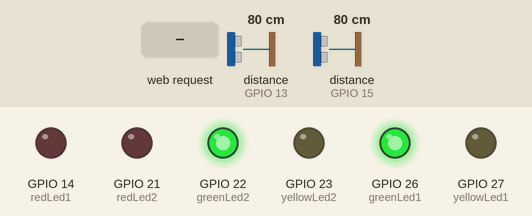
Simulated run of this sketch. Board: ESP32. Parts: output pins drawn as LEDs (lit = HIGH). Wiring (inferred from the names in the program): 2 × ultrasonic range finder: trigger GPIO 4, echo GPIO 15 / trigger GPIO 12, echo GPIO 13. The test bench sets the inputs (shaded band); at power-on: distance to the obstacle (sensors on GPIO 13, GPIO 15) 80 cm. The echo pulse lasts 58.3 µs per cm; WiFi joins after 1.5 s; servers stay silent unless stated; pins used as bus, display or sensor lines are not drawn; what the sketch prints to the serial monitor is not drawn.

Above: at 2.7 s.
2.8 s: HTTP request GET /slot1/on received
At 4.0 s:
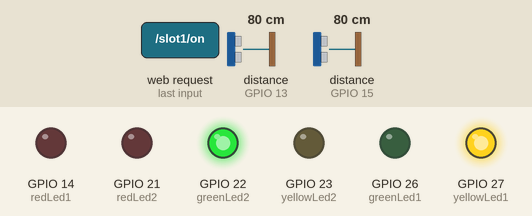
4.5 s: distance to the obstacle (sensor on GPIO 13) set to 7 cm
6.0 s: distance to the obstacle (sensor on GPIO 13) set to 4 cm
At 6.8 s:
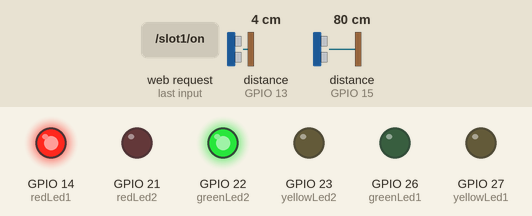
7.6 s: distance to the obstacle (sensor on GPIO 15) set to 7 cm
9.1 s: distance to the obstacle (sensor on GPIO 15) set to 4 cm
At 10.3 s:
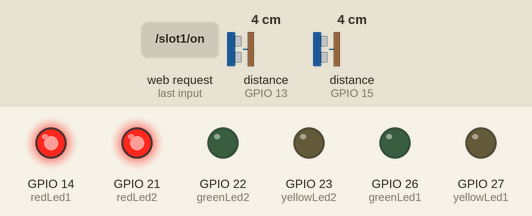
10.6 s: distance to the obstacle (sensor on GPIO 13) set to 9 cm
At 11.8 s:
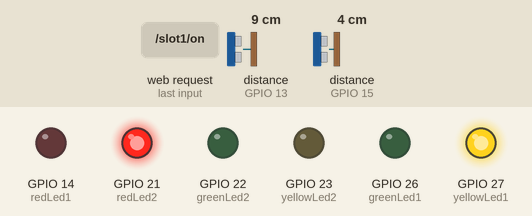
Timing chart, 0 to 13.1 s (numbered marks = the images above; inputs shaded):
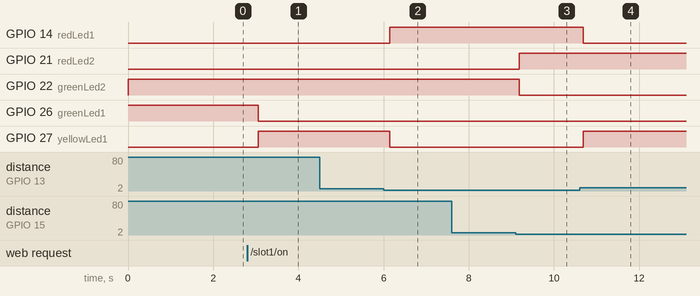

The sketch:

moulya.ino
```cpp
#include <WiFi.h>
#include <WebServer.h>

// Wi-Fi credentials
const char* ssid = "Spark";
const char* password = "123456789";

WebServer server(80);

// Pins for both slots
const int trigPin1 = 12, echoPin1 = 13, redLed1 = 14, yellowLed1 = 27, greenLed1 = 26;
const int trigPin2 = 4, echoPin2 = 15, redLed2 = 21, yellowLed2 = 23, greenLed2 = 22;

// Reservation state
unsigned long slot1End = 0, slot2End = 0;
bool slot1Reserved = false, slot2Reserved = false;

// Distance function
float readDistanceCM(int trig, int echo) {
  digitalWrite(trig, LOW);
  delayMicroseconds(2);
  digitalWrite(trig, HIGH);
  delayMicroseconds(10);
  digitalWrite(trig, LOW);
  long duration = pulseIn(echo, HIGH, 30000);
  float distance = duration * 0.034 / 2;
  if (distance == 0 || distance > 400) distance = 400;
  return distance;
}

void setup() {
  Serial.begin(115200);

  pinMode(trigPin1, OUTPUT); pinMode(echoPin1, INPUT);
  pinMode(trigPin2, OUTPUT); pinMode(echoPin2, INPUT);

  pinMode(redLed1, OUTPUT); pinMode(yellowLed1, OUTPUT); pinMode(greenLed1, OUTPUT);
  pinMode(redLed2, OUTPUT); pinMode(yellowLed2, OUTPUT); pinMode(greenLed2, OUTPUT);

  digitalWrite(greenLed1, HIGH);
  digitalWrite(greenLed2, HIGH);

  Serial.println("Connecting to Wi-Fi...");
  WiFi.begin(ssid, password);
  while (WiFi.status() != WL_CONNECTED) {
    delay(500);
    Serial.print(".");
  }
  Serial.println("\nConnected to Wi-Fi!");
  Serial.print("IP Address: ");
  Serial.println(WiFi.localIP());

  // Slot 1 reservation endpoint
  server.on("/slot1/on", []() {
    int duration = server.arg("duration").toInt();
    if (duration <= 0) duration = 5; // default 5 mins

    slot1Reserved = true;
    slot1End = millis() + (unsigned long)duration * 60000UL;

    digitalWrite(yellowLed1, HIGH);
    digitalWrite(redLed1, LOW);
    digitalWrite(greenLed1, LOW);

    Serial.println("Slot 1 reserved for " + String(duration) + " minutes.");
    server.send(200, "text/plain", "Slot 1 reserved for " + String(duration) + " minutes.");
  });

  // Slot 2 reservation endpoint
  server.on("/slot2/on", []() {
    int duration = server.arg("duration").toInt();
    if (duration <= 0) duration = 5;

    slot2Reserved = true;
    slot2End = millis() + (unsigned long)duration * 60000UL;

    digitalWrite(yellowLed2, HIGH);
    digitalWrite(redLed2, LOW);
    digitalWrite(greenLed2, LOW);

    Serial.println("Slot 2 reserved for " + String(duration) + " minutes.");
    server.send(200, "text/plain", "Slot 2 reserved for " + String(duration) + " minutes.");
  });


server.on("/status", []() {
  // Read LED states directly
  bool red1 = digitalRead(redLed1);
  bool yellow1 = digitalRead(yellowLed1);
  bool green1 = digitalRead(greenLed1);

  bool red2 = digitalRead(redLed2);
  bool yellow2 = digitalRead(yellowLed2);
  bool green2 = digitalRead(greenLed2);

  String slot1Status, slot2Status;

  // Determine slot1 status
  if (red1) slot1Status = "occupied";
  else if (yellow1) slot1Status = "reserved";
  else if (green1) slot1Status = "empty";
  else slot1Status = "disconnected";

  // Determine slot2 status
  if (red2) slot2Status = "occupied";
  else if (yellow2) slot2Status = "reserved";
  else if (green2) slot2Status = "empty";
  else slot2Status = "disconnected";

  String json = "{";
  json += "\"slot1\":\"" + slot1Status + "\",";
  json += "\"slot2\":\"" + slot2Status + "\"";
  json += "}";

  server.send(200, "application/json", json);
});


  server.begin();
  Serial.println("Web Server started!");
}

void loop() {
  server.handleClient();
  unsigned long now = millis();

  // Read distances
  float d1 = readDistanceCM(trigPin1, echoPin1);
  float d2 = readDistanceCM(trigPin2, echoPin2);

  bool car1 = d1 < 5;
  bool car2 = d2 < 5;

  // SLOT 1 logic
  if (slot1Reserved) {
    if (now >= slot1End) {
      slot1Reserved = false;
      digitalWrite(yellowLed1, LOW);
      digitalWrite(redLed1, LOW);
      digitalWrite(greenLed1, HIGH);
    } else {
      if (car1) {
        digitalWrite(redLed1, HIGH);
        digitalWrite(yellowLed1, LOW);
      } else {
        digitalWrite(redLed1, LOW);
        digitalWrite(yellowLed1, HIGH);
      }
      digitalWrite(greenLed1, LOW);
    }
  } else {
    if (car1) {
      digitalWrite(redLed1, HIGH);
      digitalWrite(greenLed1, LOW);
      digitalWrite(yellowLed1, LOW);
    } else {
      digitalWrite(greenLed1, HIGH);
      digitalWrite(redLed1, LOW);
      digitalWrite(yellowLed1, LOW);
    }
  }

  // SLOT 2 logic
  if (slot2Reserved) {
    if (now >= slot2End) {
      slot2Reserved = false;
      digitalWrite(yellowLed2, LOW);
      digitalWrite(redLed2, LOW);
      digitalWrite(greenLed2, HIGH);
    } else {
      if (car2) {
        digitalWrite(redLed2, HIGH);
        digitalWrite(yellowLed2, LOW);
      } else {
        digitalWrite(redLed2, LOW);
        digitalWrite(yellowLed2, HIGH);
      }
      digitalWrite(greenLed2, LOW);
    }
  } else {
    if (car2) {
      digitalWrite(redLed2, HIGH);
      digitalWrite(greenLed2, LOW);
      digitalWrite(yellowLed2, LOW);
    } else {
      digitalWrite(greenLed2, HIGH);
      digitalWrite(redLed2, LOW);
      digitalWrite(yellowLed2, LOW);
    }
  }

  delay(300);
}
```

Measured:
- the behaviour switches between 6 and 5 cm on distance to the obstacle (sensor on GPIO 13) (found by bisection; images 1 and 2)
- the behaviour switches between 6 and 5 cm on distance to the obstacle (sensor on GPIO 15) (found by bisection; images 2 and 3)
- after the input at 2.8 s, GPIO 26 (greenLed1): HIGH → LOW after 0.26 s; GPIO 27 (yellowLed1): LOW → HIGH after 0.26 s
- after the input at 4.5 s, every drawn part: stays the same
- after the input at 6.0 s, GPIO 14 (redLed1): LOW → HIGH after 0.14 s; GPIO 27 (yellowLed1): HIGH → LOW after 0.14 s
- after the input at 7.6 s, every drawn part: stays the same
- after the input at 9.1 s, GPIO 21 (redLed2): LOW → HIGH after 0.08 s; GPIO 22 (greenLed2): HIGH → LOW after 0.08 s
- after the input at 10.6 s, GPIO 14 (redLed1): HIGH → LOW after 0.09 s; GPIO 27 (yellowLed1): LOW → HIGH after 0.09 s
